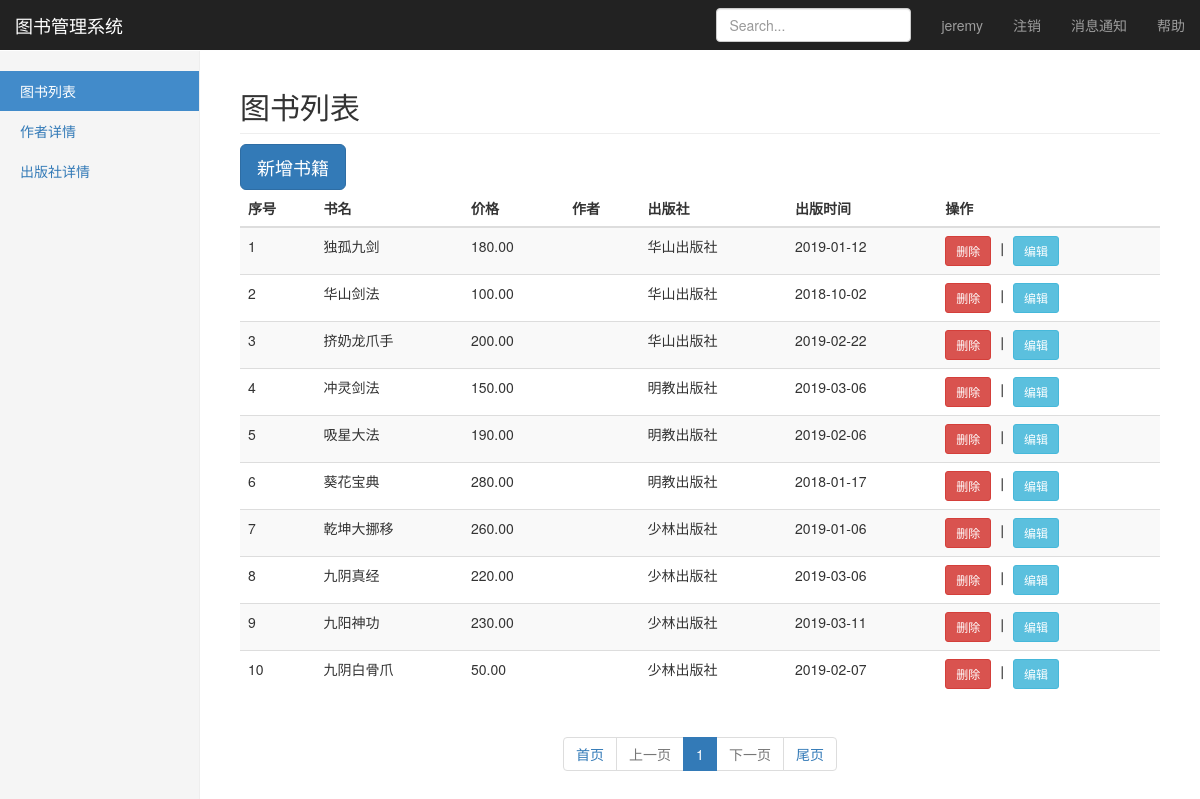
The app's page / (signed in) with its own data.
### AppLibrary/models.py (models this page shows)
class Book(models.Model):
    title = models.CharField(max_length=32)
    authors = models.ManyToManyField('Author')
    price = models.DecimalField(max_digits=5, decimal_places=2)
    publish = models.ForeignKey('Publish', on_delete=models.CASCADE)
    pub_date = models.DateField()

class Publish(models.Model):
    name = models.CharField(max_length=32)
    city = models.CharField(max_length=64)
    email = models.EmailField()

### AppLibrary/views.py (the view)
# urls.py: path(r'', views.index_book),
@login_required(login_url='/login/')
def index_book(request):
    books_list = models.Book.objects.all()
    authors = models.Author.objects.all()
    publishs = models.Publish.objects.all()
    current_page = request.GET.get("page", default="1")
    paginator = Paginator(request, current_page, books_list.count(), 10, 11)
    books_list = books_list[paginator.start: paginator.end]
    return render(request, 'index_book.html', {'books_list': books_list,
                                               'authors': authors,
                                               'publishs': publishs,
                                               'paginator': paginator,
                                               'current_page': current_page,
                                               })

### AppLibrary/My_Paginator.py (called while the page is built)
    @property
    def start(self):
        return (self.current_page - 1) * self.per_page

    @property
    def end(self):
        return self.current_page * self.per_page

### AppLibrary/templatetags/my_tags.py (called while the page is built)
@register.filter
def my_multiply(value, num):
    try:
        int_va = int(value)
        res = (int_va - 1) * num
        return res
    except Exception as e:
        print(str(e))

### templates/index_book.html (shortened to what this page needs)
{% extends 'base.html' %}
{% block css %}
    {{ block.super }}
    <link rel="stylesheet" href="/static/plugins/bootstrap-3.3.7-dist/css/bootstrap-multiselect.css">
{% endblock css %}
{% block bar %}
    <div id="navbar" class="navbar-collapse collapse">
        <ul class="nav navbar-nav navbar-right">
            <li><a href="#">{{ request.user.username }}</a></li>
            <li><a href="/logout/">注销</a></li>
            <li><a href="#">消息通知</a></li>
            <li><a href="#">帮助</a></li>
        </ul>
        <form class="navbar-form navbar-right">
            <input type="text" class="form-control" placeholder="Search...">
        </form>
    </div>
{% endblock bar %}
{% block index_form %}
    {% load my_tags %}
    <div class="container-fluid">
        <div class="row">
            <div class="col-sm-3 col-md-2 sidebar">
                <ul class="nav nav-sidebar">
                    <li class="active"><a href="/index_book/">图书列表<span class="sr-only">(current)</span></a></li>
                    <li><a href="/index_author/">作者详情</a></li>
                    <li><a href="/index_publish/">出版社详情</a></li>
                </ul>
            </div>
            <div class="col-sm-9 col-sm-offset-3 col-md-10 col-md-offset-2 main">
                <h2 class="sub-header">图书列表</h2>
                <button type="button" class="btn btn-primary btn-lg edit_btn" id="add_book">新增书籍</button>
                <div class="table-responsive">
                    <table class="table table-striped table-hover">
                        <thead>
                        <tr>
                            <th>序号</th>
                            <th>书名</th>
                            <th>价格</th>
                            <th>作者</th>
                            <th>出版社</th>
                            <th>出版时间</th>
                            <th>操作</th>
                        </tr>
                        </thead>
                        <tbody>
                        {% for books in books_list %}
                            <tr>
                                <td>{{ current_page|my_multiply:10|add:forloop.counter }}</td>
                                <td>{{ books.title }}</td>
                                <td>{{ books.price }}</td>
                                <td>
                                </td>
                                <td>{{ books.publish.name }}</td>
                                <td>{{ books.pub_date|date:"Y-m-d" }}</td>
                                <td>
                                    <button class="btn btn-danger btn-sm del_btn" del_pk={{ books.pk }}>删除</button>
                                    丨
                                    <a href="/edit_book/?edit_pk={{ books.pk }}&page={{ current_page }}">
                                        <button class="btn btn-info btn-sm edit_btn">编辑</button>
                                    </a>
                                </td>
                            </tr>
                        {% endfor %}
                        </tbody>
                    </table>
                </div>
                <div class="">
                    {{ paginator.page_html|safe }}
                </div>
            </div>
        </div>
    </div>
{% endblock index_form %}

### templates/base.html (shortened to what this page needs)
<!DOCTYPE html>
<html lang="en">
<head>
    {% block css %}
    <link rel="stylesheet" href="/static/plugins/bootstrap-3.3.7-dist/css/bootstrap.min.css">
    <link rel="stylesheet" href="/static/css/index.css">
    {% endblock css %}
</head>
<body>
<nav class="navbar navbar-inverse navbar-fixed-top">
    <div class="container-fluid">
        <div class="navbar-header">
            <a class="navbar-brand" href="#">图书管理系统</a>
        </div>
        {% block bar %}{% endblock bar %}
    </div>
</nav>
{% block index_form %}{% endblock index_form %}
</body>
</html>

### statics/css/index.css (style rules this page uses)
body { padding-top: 50px; }
.sub-header { padding-bottom: 10px; border-bottom: 1px solid #eee; }
.navbar-fixed-top { border: 0; }
.sidebar { display: none; }
@media (min-width: 768px) { .sidebar { position: fixed; top: 51px; bottom: 0; left: 0; z-index: 1000; display: block; padding: 20px; overflow-x: hidden; overflow-y: auto; background-color: #f5f5f5; border-right: 1px solid #eee; } }
.nav-sidebar { margin-right: -21px; margin-bottom: 20px; margin-left: -20px; }
.nav-sidebar > li > a { padding-right: 20px; padding-left: 20px; }
.nav-sidebar > .active > a, .nav-sidebar > .active > a:hover, .nav-sidebar > .active > a:focus { color: #fff; background-color: #428bca; }
.main { padding: 20px; }
@media (min-width: 768px) { .main { padding-right: 40px; padding-left: 40px; } }

### records on screen
Book: counter "1", title "独孤九剑", price "180.00", publish.name "华山出版社", pub_date "2019-01-12"
Book: id "2", title "华山剑法", price "100.00", publish.name "华山出版社", pub_date "2018-10-02"
Book: id "3", title "挤奶龙爪手", price "200.00", publish.name "华山出版社", pub_date "2019-02-22"
Book: id "4", title "冲灵剑法", price "150.00", publish.name "明教出版社", pub_date "2019-03-06"
Book: id "5", title "吸星大法", price "190.00", publish.name "明教出版社", pub_date "2019-02-06"
Book: id "6", title "葵花宝典", price "280.00", publish.name "明教出版社", pub_date "2018-01-17"
Book: id "7", title "乾坤大挪移", price "260.00", publish.name "少林出版社", pub_date "2019-01-06"
Book: id "8", title "九阴真经", price "220.00", publish.name "少林出版社", pub_date "2019-03-06"
Book: id "9", title "九阳神功", price "230.00", publish.name "少林出版社", pub_date "2019-03-11"
Book: id "10", title "九阴白骨爪", price "50.00", publish.name "少林出版社", pub_date "2019-02-07"

### other values on screen
{{ request.user.username }} "jeremy"
{{ paginator.page_html|safe }} "首页 上一页 1 下一页 尾页"
